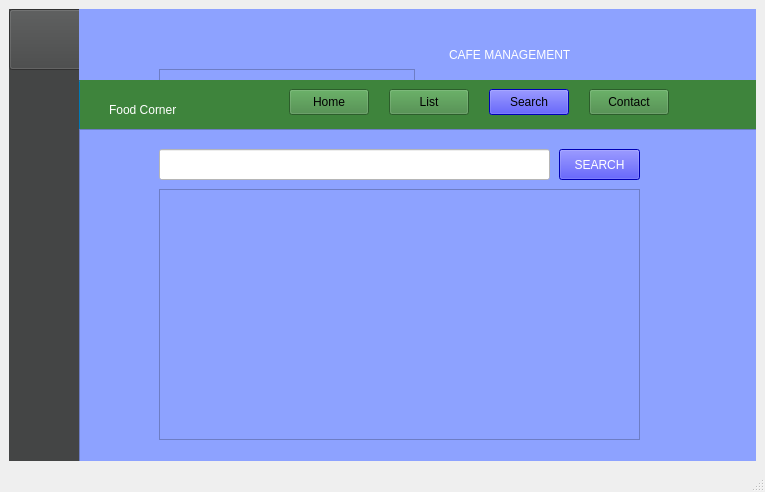
<?xml version="1.0" encoding="UTF-8"?>
<ui version="4.0">
 <class>MainWindow</class>
 <widget class="QMainWindow" name="MainWindow">
  <property name="geometry">
   <rect>
    <x>0</x>
    <y>0</y>
    <width>765</width>
    <height>492</height>
   </rect>
  </property>
  <property name="windowTitle">
   <string>MainWindow</string>
  </property>
  <widget class="QWidget" name="centralwidget">
   <layout class="QGridLayout" name="gridLayout">
    <item row="0" column="0">
     <widget class="QWidget" name="widget" native="true">
      <property name="styleSheet">
       <string notr="true">background-color: rgb(149, 103, 21);
background-color: rgb(62, 132, 60);</string>
      </property>
      <widget class="QWidget" name="widget_2" native="true">
       <property name="geometry">
        <rect>
         <x>0</x>
         <y>0</y>
         <width>71</width>
         <height>461</height>
        </rect>
       </property>
       <property name="styleSheet">
        <string notr="true">background-color: rgb(68, 69, 69);</string>
       </property>
       <widget class="QPushButton" name="pushButton">
        <property name="geometry">
         <rect>
          <x>0</x>
          <y>0</y>
          <width>75</width>
          <height>61</height>
         </rect>
        </property>
        <property name="styleSheet">
         <string notr="true">background-color: rgb(68, 69, 69);</string>
        </property>
        <property name="text">
         <string/>
        </property>
        <property name="icon">
         <iconset>
          <normaloff>../image/image-removebg-preview.png</normaloff>../image/image-removebg-preview.png</iconset>
        </property>
        <property name="iconSize">
         <size>
          <width>50</width>
          <height>50</height>
         </size>
        </property>
       </widget>
       <widget class="QPushButton" name="pushButton_3">
        <property name="geometry">
         <rect>
          <x>70</x>
          <y>70</y>
          <width>75</width>
          <height>61</height>
         </rect>
        </property>
        <property name="contextMenuPolicy">
         <enum>Qt::DefaultContextMenu</enum>
        </property>
        <property name="styleSheet">
         <string notr="true">color: rgb(255, 255, 255);
background-color: rgb(0, 170, 255);</string>
        </property>
        <property name="text">
         <string/>
        </property>
        <property name="icon">
         <iconset>
          <normaloff>../image/image.png</normaloff>../image/image.png</iconset>
        </property>
        <property name="iconSize">
         <size>
          <width>25</width>
          <height>25</height>
         </size>
        </property>
       </widget>
       <widget class="QLabel" name="label_6">
        <property name="geometry">
         <rect>
          <x>0</x>
          <y>400</y>
          <width>71</width>
          <height>61</height>
         </rect>
        </property>
        <property name="styleSheet">
         <string notr="true">color: rgb(255, 255, 255);</string>
        </property>
        <property name="text">
         <string/>
        </property>
        <property name="pixmap">
         <pixmap>../image/image-removebg-preview (3).png</pixmap>
        </property>
        <property name="scaledContents">
         <bool>true</bool>
        </property>
       </widget>
      </widget>
      <widget class="QWidget" name="widget_3" native="true">
       <property name="geometry">
        <rect>
         <x>70</x>
         <y>0</y>
         <width>681</width>
         <height>71</height>
        </rect>
       </property>
       <property name="styleSheet">
        <string notr="true">background-color: rgb(141, 162, 255);</string>
       </property>
       <widget class="QLabel" name="label_2">
        <property name="geometry">
         <rect>
          <x>370</x>
          <y>30</y>
          <width>281</width>
          <height>31</height>
         </rect>
        </property>
        <property name="styleSheet">
         <string notr="true">font: 75 16pt &quot;Adobe Caslon Pro Bold&quot;;
color: rgb(255, 255, 255);</string>
        </property>
        <property name="text">
         <string>CAFE MANAGEMENT</string>
        </property>
       </widget>
       <widget class="QLabel" name="label_3">
        <property name="geometry">
         <rect>
          <x>10</x>
          <y>10</y>
          <width>81</width>
          <height>61</height>
         </rect>
        </property>
        <property name="text">
         <string/>
        </property>
        <property name="pixmap">
         <pixmap>../../th__11_-removebg-preview.png</pixmap>
        </property>
        <property name="scaledContents">
         <bool>true</bool>
        </property>
       </widget>
       <widget class="QTableWidget" name="tableWidget">
        <property name="geometry">
         <rect>
          <x>80</x>
          <y>60</y>
          <width>256</width>
          <height>192</height>
         </rect>
        </property>
       </widget>
      </widget>
      <widget class="QLabel" name="label_13">
       <property name="geometry">
        <rect>
         <x>100</x>
         <y>70</y>
         <width>151</width>
         <height>61</height>
        </rect>
       </property>
       <property name="styleSheet">
        <string notr="true">font: 75 25pt &quot;Adobe Caslon Pro Bold&quot;;
color: rgb(255, 255, 255);
background-color: rgba(0, 0, 0, 0);</string>
       </property>
       <property name="text">
        <string>Food Corner</string>
       </property>
      </widget>
      <widget class="QFrame" name="frame">
       <property name="geometry">
        <rect>
         <x>70</x>
         <y>120</y>
         <width>681</width>
         <height>341</height>
        </rect>
       </property>
       <property name="styleSheet">
        <string notr="true">
background-color: rgb(141, 162, 255);</string>
       </property>
       <property name="frameShape">
        <enum>QFrame::StyledPanel</enum>
       </property>
       <property name="frameShadow">
        <enum>QFrame::Raised</enum>
       </property>
       <widget class="QScrollArea" name="scrollArea">
        <property name="geometry">
         <rect>
          <x>80</x>
          <y>60</y>
          <width>481</width>
          <height>251</height>
         </rect>
        </property>
        <property name="widgetResizable">
         <bool>true</bool>
        </property>
        <widget class="QWidget" name="scrollAreaWidgetContents">
         <property name="geometry">
          <rect>
           <x>0</x>
           <y>0</y>
           <width>479</width>
           <height>249</height>
          </rect>
         </property>
        </widget>
       </widget>
       <widget class="QLineEdit" name="lineEdit">
        <property name="geometry">
         <rect>
          <x>80</x>
          <y>20</y>
          <width>391</width>
          <height>31</height>
         </rect>
        </property>
        <property name="styleSheet">
         <string notr="true">background-color: rgb(255, 255, 255);</string>
        </property>
       </widget>
       <widget class="QPushButton" name="pushButton_7">
        <property name="geometry">
         <rect>
          <x>480</x>
          <y>20</y>
          <width>81</width>
          <height>31</height>
         </rect>
        </property>
        <property name="styleSheet">
         <string notr="true">background-color: rgb(0, 0, 255);
color: rgb(255, 255, 255);</string>
        </property>
        <property name="text">
         <string>SEARCH</string>
        </property>
       </widget>
      </widget>
      <widget class="QPushButton" name="pushButton_2">
       <property name="geometry">
        <rect>
         <x>380</x>
         <y>80</y>
         <width>80</width>
         <height>26</height>
        </rect>
       </property>
       <property name="text">
        <string>List</string>
       </property>
      </widget>
      <widget class="QPushButton" name="pushButton_4">
       <property name="geometry">
        <rect>
         <x>480</x>
         <y>80</y>
         <width>80</width>
         <height>26</height>
        </rect>
       </property>
       <property name="styleSheet">
        <string notr="true">background-color: rgb(0, 0, 255);</string>
       </property>
       <property name="text">
        <string>Search</string>
       </property>
      </widget>
      <widget class="QPushButton" name="pushButton_5">
       <property name="geometry">
        <rect>
         <x>580</x>
         <y>80</y>
         <width>80</width>
         <height>26</height>
        </rect>
       </property>
       <property name="text">
        <string>Contact</string>
       </property>
      </widget>
      <widget class="QPushButton" name="pushButton_6">
       <property name="geometry">
        <rect>
         <x>280</x>
         <y>80</y>
         <width>80</width>
         <height>26</height>
        </rect>
       </property>
       <property name="styleSheet">
        <string notr="true"/>
       </property>
       <property name="text">
        <string>Home</string>
       </property>
      </widget>
     </widget>
    </item>
   </layout>
  </widget>
  <widget class="QMenuBar" name="menubar">
   <property name="geometry">
    <rect>
     <x>0</x>
     <y>0</y>
     <width>765</width>
     <height>21</height>
    </rect>
   </property>
  </widget>
  <widget class="QStatusBar" name="statusbar"/>
 </widget>
 <resources/>
 <connections/>
</ui>
